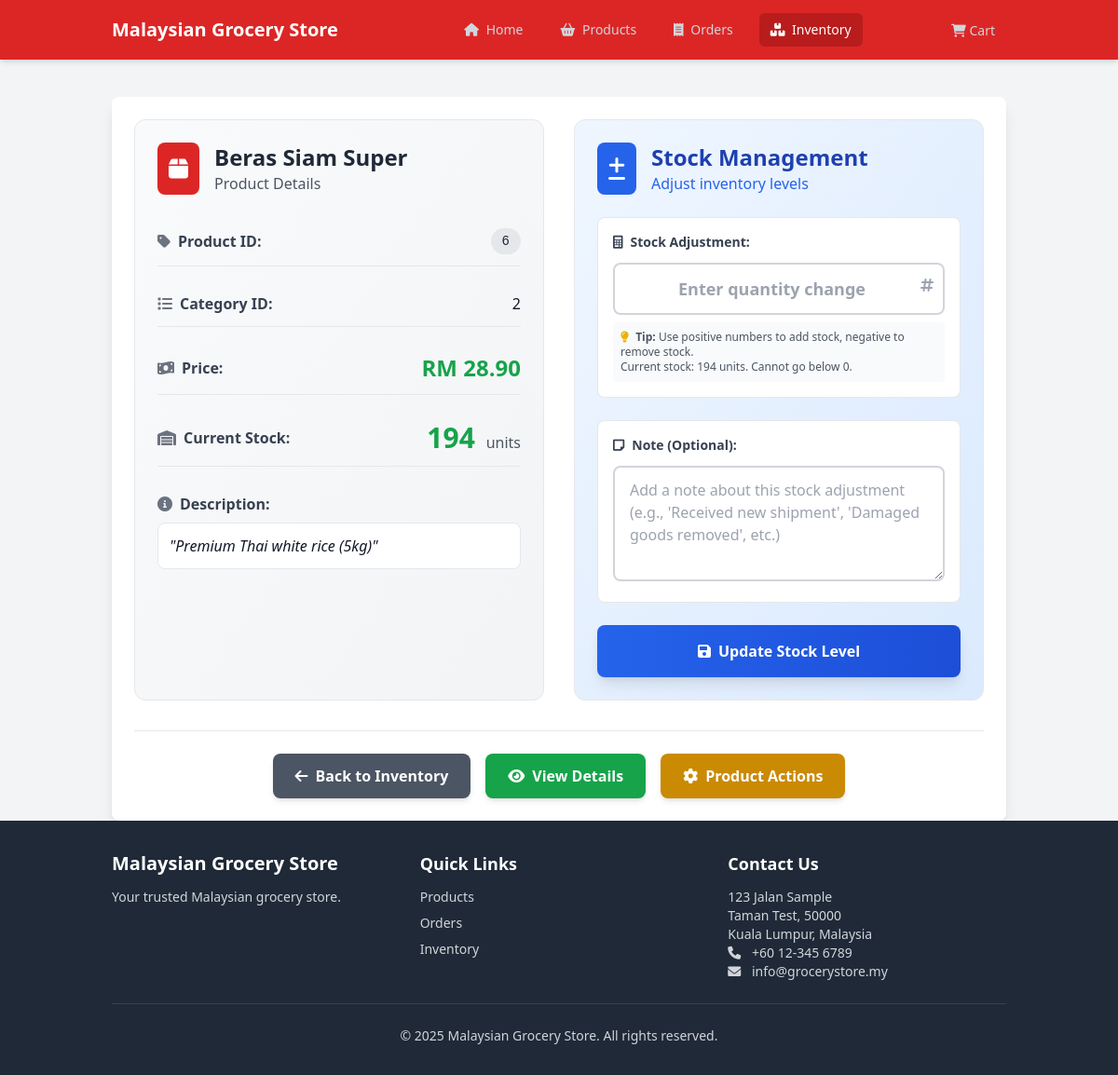
Page /modules/inventory/index.php?module=inventory&action=edit&id=6 on the committed database.
### tables this page shows
CREATE TABLE products (
    id INTEGER PRIMARY KEY AUTOINCREMENT,
    category_id INTEGER,
    name TEXT NOT NULL,
    description TEXT,
    price DECIMAL(10,2) NOT NULL,
    stock_quantity INTEGER NOT NULL DEFAULT 0,
    image_url TEXT,
    created_at DATETIME DEFAULT CURRENT_TIMESTAMP,
    updated_at DATETIME DEFAULT CURRENT_TIMESTAMP,
    deleted_at DATETIME,
    FOREIGN KEY (category_id) REFERENCES categories(id)
);

### modules/inventory/functions.php (called while the page is built, shortened)
<?php
function getProductById($id) {
    $db = initializeDatabase();
    $stmt = $db->prepare("SELECT * FROM products WHERE id = :id AND deleted_at IS NULL");
    $stmt->bindValue(':id', $id, SQLITE3_INTEGER);
    $result = $stmt->execute();
    return $result->fetchArray(SQLITE3_ASSOC);
}

### modules/inventory/templates/edit.php (the view, shortened to what this page needs)
<?php
require_once __DIR__ . '/../../../includes/functions.php';
require_once __DIR__ . '/../functions.php';
$id = $_GET['id'] ?? null;
$product = getProductById($id);
?>
<div class="max-w-6xl mx-auto mt-6 bg-white p-6 rounded-lg shadow-lg">
    <div class="grid grid-cols-1 lg:grid-cols-2 gap-8">
        <div class="bg-gradient-to-br from-gray-50 to-gray-100 p-6 rounded-xl border">
            <div class="flex items-center mb-6">
                <div class="bg-theme-red text-white p-3 rounded-lg mr-4">
                    <i class="fas fa-box text-2xl"></i>
                </div>
                <div>
                    <h2 class="text-2xl font-bold text-gray-800"><?= htmlspecialchars($product['name']) ?></h2>
                    <p class="text-gray-600">Product Details</p>
                </div>
            </div>
            <div class="space-y-4">
                <div class="flex justify-between items-center py-3 border-b border-gray-200">
                    <span class="font-semibold text-gray-700 flex items-center">
                        <i class="fas fa-tag mr-2 text-gray-500"></i>Product ID:
                    </span>
                    <span class="bg-gray-200 text-gray-800 px-3 py-1 rounded-full text-sm font-mono">
                        <?= htmlspecialchars($product['id']) ?>
                    </span>
                </div>
                <div class="flex justify-between items-center py-3 border-b border-gray-200">
                    <span class="font-semibold text-gray-700 flex items-center">
                        <i class="fas fa-list mr-2 text-gray-500"></i>Category ID:
                    </span>
                    <span class="text-gray-900 font-medium"><?= htmlspecialchars($product['category_id']) ?></span>
                </div>
                <div class="flex justify-between items-center py-3 border-b border-gray-200">
                    <span class="font-semibold text-gray-700 flex items-center">
                        <i class="fas fa-money-bill-wave mr-2 text-gray-500"></i>Price:
                    </span>
                    <span class="text-2xl font-bold text-green-600">RM <?= number_format($product['price'], 2) ?></span>
                </div>
                <div class="flex justify-between items-center py-3 border-b border-gray-200">
                    <span class="font-semibold text-gray-700 flex items-center">
                        <i class="fas fa-warehouse mr-2 text-gray-500"></i>Current Stock:
                    </span>
                    <div class="text-right">
                        <span class="text-3xl font-bold <?= $product['stock_quantity'] > 10 ? 'text-green-600' : ($product['stock_quantity'] > 0 ? 'text-yellow-600' : 'text-red-600') ?>">
                            <?= $product['stock_quantity'] ?>
                        </span>
                        <span class="text-gray-600 ml-1">units</span>
                    </div>
                </div>
                <?php if ($product['description']): ?>
                <div class="py-3">
                    <span class="font-semibold text-gray-700 flex items-center mb-2">
                        <i class="fas fa-info-circle mr-2 text-gray-500"></i>Description:
                    </span>
                    <p class="text-gray-900 bg-white p-3 rounded-lg border italic">
                        "<?= htmlspecialchars($product['description']) ?>"
                    </p>
                </div>
                <?php endif; ?>
            </div>
        </div>
        <div class="bg-gradient-to-br from-blue-50 to-blue-100 p-6 rounded-xl border">
            <div class="flex items-center mb-6">
                <div class="bg-blue-600 text-white p-3 rounded-lg mr-4">
                    <i class="fas fa-plus-minus text-2xl"></i>
                </div>
                <div>
                    <h3 class="text-2xl font-bold text-blue-800">Stock Management</h3>
                    <p class="text-blue-600">Adjust inventory levels</p>
                </div>
            </div>
            <form method="POST" action="index.php?module=inventory&action=update_stock" class="space-y-6">
                <div class="bg-white p-4 rounded-lg border">
                    <label class="block text-sm font-bold text-gray-700 mb-3">
                        <i class="fas fa-calculator mr-2"></i>Stock Adjustment:
                    </label>
                    <div class="relative">
                        <input type="number"
                               name="adjustment"
                               id="adjustment_input"
                               class="w-full border-2 border-gray-300 rounded-lg px-4 py-3 text-lg font-semibold text-center focus:outline-none focus:ring-2 focus:ring-blue-500 focus:border-blue-500 transition-all duration-200"
                               placeholder="Enter quantity change"
                               required
                               min="-<?= $product['stock_quantity'] ?>"
                               onkeyup="updatePreview()">
                        <div class="absolute right-3 top-3 text-gray-400">
                            <i class="fas fa-hashtag"></i>
                        </div>
                    </div>
                    <div class="mt-2 text-xs text-gray-600 bg-gray-50 p-2 rounded">
                        <i class="fas fa-lightbulb mr-1 text-yellow-500"></i>
                        <strong>Tip:</strong> Use positive numbers to add stock, negative to remove stock.
                        <br>Current stock: <?= $product['stock_quantity'] ?> units. Cannot go below 0.
                    </div>
                </div>
                <div class="bg-white p-4 rounded-lg border">
                    <label class="block text-sm font-bold text-gray-700 mb-3">
                        <i class="fas fa-sticky-note mr-2"></i>Note (Optional):
                    </label>
                    <textarea name="notes"
                              class="w-full border-2 border-gray-300 rounded-lg px-4 py-3 focus:outline-none focus:ring-2 focus:ring-blue-500 focus:border-blue-500 transition-all duration-200"
                              rows="4"
                              placeholder="Add a note about this stock adjustment (e.g., 'Received new shipment', 'Damaged goods removed', etc.)"></textarea>
                </div>
                <button type="submit"
                        name="update_stock"
                        class="w-full bg-gradient-to-r from-blue-600 to-blue-700 hover:from-blue-700 hover:to-blue-800 text-white font-bold py-4 px-6 rounded-lg transition-all duration-200 transform hover:scale-105 shadow-lg">
                    <i class="fas fa-save mr-2"></i>Update Stock Level
                </button>
            </form>
        </div>
    </div>
    <div class="mt-8 pt-6 border-t border-gray-200">
        <div class="flex flex-wrap gap-4 justify-center">
            <a href="index.php?module=inventory"
               class="bg-gray-600 hover:bg-gray-700 text-white font-semibold px-6 py-3 rounded-lg transition-all duration-200 transform hover:scale-105 shadow-md flex items-center">
                <i class="fas fa-arrow-left mr-2"></i>Back to Inventory
            </a>
            <a href="index.php?module=inventory&action=view&id=<?= $product['id'] ?>"
               class="bg-green-600 hover:bg-green-700 text-white font-semibold px-6 py-3 rounded-lg transition-all duration-200 transform hover:scale-105 shadow-md flex items-center">
                <i class="fas fa-eye mr-2"></i>View Details
            </a>
            <button onclick="toggleDangerActions()"
                    class="bg-yellow-600 hover:bg-yellow-700 text-white font-semibold px-6 py-3 rounded-lg transition-all duration-200 transform hover:scale-105 shadow-md flex items-center">
                <i class="fas fa-cog mr-2"></i>Product Actions
            </button>
        </div>
    </div>
</div>

### rows in the picture
products: name "Beras Siam Super", id "6", category "2", price "28.90", stock_quantity "194", description "Premium Thai white rice (5kg)"

### other values in the picture
APP_NAME "Malaysian Grocery Store"
